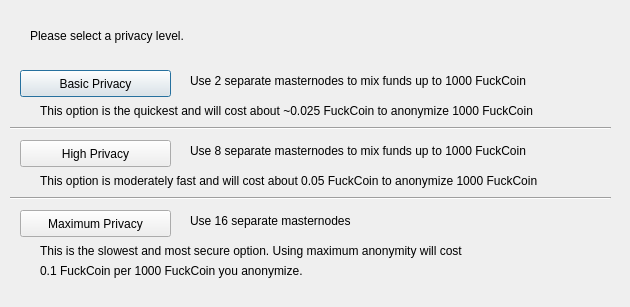
<?xml version="1.0" encoding="UTF-8"?>
<ui version="4.0">
 <class>DarksendConfig</class>
 <widget class="QDialog" name="DarksendConfig">
  <property name="geometry">
   <rect>
    <x>0</x>
    <y>0</y>
    <width>630</width>
    <height>307</height>
   </rect>
  </property>
  <property name="windowTitle">
   <string>Configure Darksend</string>
  </property>
  <widget class="QPushButton" name="buttonBasic">
   <property name="geometry">
    <rect>
     <x>20</x>
     <y>70</y>
     <width>151</width>
     <height>27</height>
    </rect>
   </property>
   <property name="text">
    <string>Basic Privacy</string>
   </property>
  </widget>
  <widget class="QPushButton" name="buttonHigh">
   <property name="geometry">
    <rect>
     <x>20</x>
     <y>140</y>
     <width>151</width>
     <height>27</height>
    </rect>
   </property>
   <property name="text">
    <string>High Privacy</string>
   </property>
  </widget>
  <widget class="QPushButton" name="buttonMax">
   <property name="geometry">
    <rect>
     <x>20</x>
     <y>210</y>
     <width>151</width>
     <height>27</height>
    </rect>
   </property>
   <property name="text">
    <string>Maximum Privacy</string>
   </property>
  </widget>
  <widget class="QLabel" name="label">
   <property name="geometry">
    <rect>
     <x>30</x>
     <y>20</y>
     <width>571</width>
     <height>31</height>
    </rect>
   </property>
   <property name="text">
    <string>Please select a privacy level.</string>
   </property>
  </widget>
  <widget class="QLabel" name="label_2">
   <property name="geometry">
    <rect>
     <x>190</x>
     <y>70</y>
     <width>421</width>
     <height>21</height>
    </rect>
   </property>
   <property name="text">
    <string>Use 2 separate masternodes to mix funds up to 1000 FuckCoin</string>
   </property>
  </widget>
  <widget class="QLabel" name="label_3">
   <property name="geometry">
    <rect>
     <x>190</x>
     <y>140</y>
     <width>411</width>
     <height>21</height>
    </rect>
   </property>
   <property name="text">
    <string>Use 8 separate masternodes to mix funds up to 1000 FuckCoin</string>
   </property>
  </widget>
  <widget class="QLabel" name="label_4">
   <property name="geometry">
    <rect>
     <x>190</x>
     <y>210</y>
     <width>421</width>
     <height>21</height>
    </rect>
   </property>
   <property name="text">
    <string>Use 16 separate masternodes</string>
   </property>
  </widget>
  <widget class="QLabel" name="label_6">
   <property name="geometry">
    <rect>
     <x>40</x>
     <y>100</y>
     <width>561</width>
     <height>21</height>
    </rect>
   </property>
   <property name="text">
    <string>This option is the quickest and will cost about ~0.025 FuckCoin to anonymize 1000 FuckCoin</string>
   </property>
  </widget>
  <widget class="QLabel" name="label_7">
   <property name="geometry">
    <rect>
     <x>40</x>
     <y>170</y>
     <width>561</width>
     <height>21</height>
    </rect>
   </property>
   <property name="text">
    <string>This option is moderately fast and will cost about 0.05 FuckCoin to anonymize 1000 FuckCoin</string>
   </property>
  </widget>
  <widget class="QLabel" name="label_8">
   <property name="geometry">
    <rect>
     <x>40</x>
     <y>240</y>
     <width>561</width>
     <height>21</height>
    </rect>
   </property>
   <property name="text">
    <string>This is the slowest and most secure option. Using maximum anonymity will cost</string>
   </property>
  </widget>
  <widget class="QLabel" name="label_9">
   <property name="geometry">
    <rect>
     <x>40</x>
     <y>260</y>
     <width>561</width>
     <height>21</height>
    </rect>
   </property>
   <property name="text">
    <string>0.1 FuckCoin per 1000 FuckCoin you anonymize.</string>
   </property>
  </widget>
  <widget class="Line" name="line">
   <property name="geometry">
    <rect>
     <x>10</x>
     <y>120</y>
     <width>601</width>
     <height>16</height>
    </rect>
   </property>
   <property name="orientation">
    <enum>Qt::Horizontal</enum>
   </property>
  </widget>
  <widget class="Line" name="line_2">
   <property name="geometry">
    <rect>
     <x>10</x>
     <y>190</y>
     <width>601</width>
     <height>16</height>
    </rect>
   </property>
   <property name="orientation">
    <enum>Qt::Horizontal</enum>
   </property>
  </widget>
 </widget>
 <resources/>
 <connections/>
</ui>
